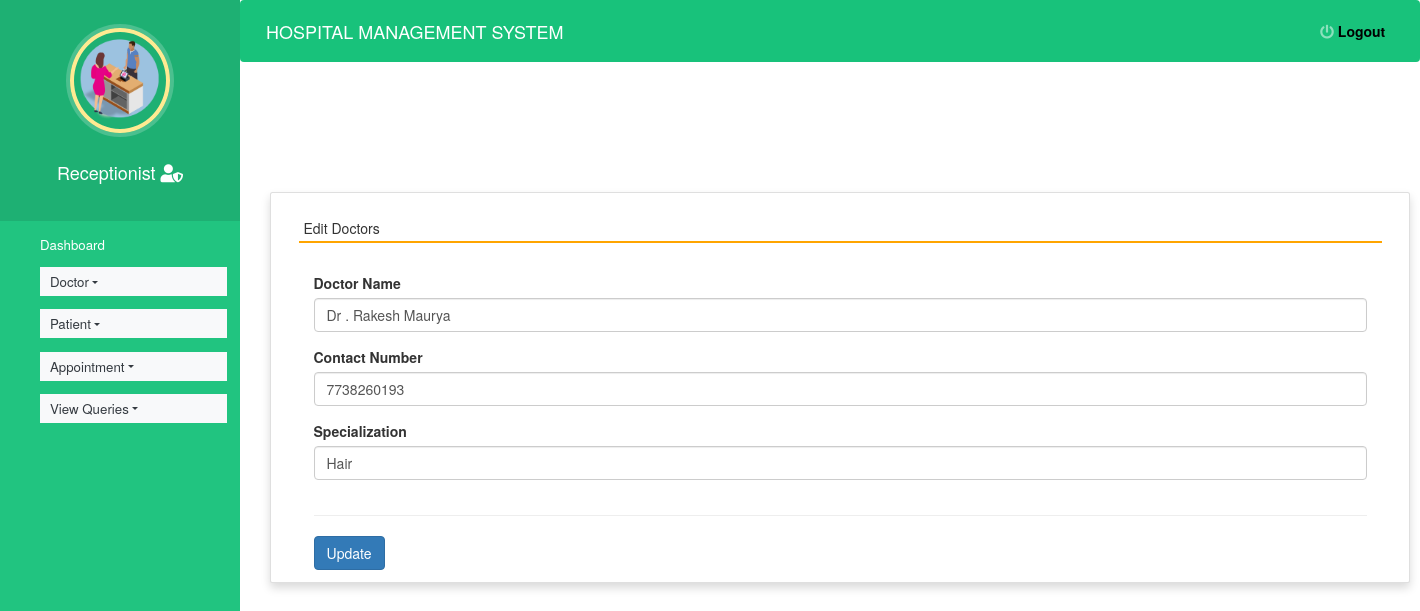
Screenshot of /edit_doctor/13 (signed in) with the database file from the repository.
### hospitals/models.py (models this page shows, shortened)
class Doctor(models.Model):
    name = models.CharField(max_length=50)
    mobile = models.IntegerField()
    special = models.CharField(max_length=50)

### hospitals/views.py (the view, shortened to what this page needs)
# urls.py: path('edit_doctor/<int:pid>',edit_doctor,name='edit_doctor'),
def edit_doctor(request,pid):
    error = ""
    if not request.user.is_authenticated:
        return redirect('login')
    user = request.user
    doctor = Doctor.objects.get(id=pid)
    return render(request, 'edit_doctor.html', locals())

### hospitals/templates/edit_doctor.html (shortened to what this page needs)
{% extends 'admin_nav.html' %}
{% load static %}
{% block content %}
<html>
<head>
<link rel="stylesheet" href="https://maxcdn.bootstrapcdn.com/bootstrap/3.4.1/css/bootstrap.min.css">
  <link rel="stylesheet" href="https://cdnjs.cloudflare.com/ajax/libs/font-awesome/4.7.0/css/font-awesome.min.css">
  <link rel="stylesheet" href="https://use.fontawesome.com/releases/v5.6.3/css/all.css">
</head>
<body>
<br><br><br><br>
<div class="container card shadow m-5">
		<div class="card-body">
			<h5 class="p-2" style="border-bottom: 2px solid orange">Edit Doctors</h5>
             <br>
			<div class="container-fluid">
				<form method="post">
					<div class="form-row">
						<div class="col-sm-12">
							<div class="form-group">
								<label>Doctor Name</label>
								<input type="text" name="name" class="form-control" value="{{doctor.name}}" required>
							</div>
						</div>
                    	<div class="col-sm-12">
							<div class="form-group">
								<label>Contact Number</label>
								<input type="text" name="mobile" class="form-control" value="{{doctor.mobile}}" required>
							</div>
						</div>
						<div class="col-sm-12">
							<div class="form-group">
								<label>Specialization</label>
								<input type="text" name="special" class="form-control" value="{{doctor.special}}" required>
							</div>
						</div>
                      </div>
					<hr>
					<input type="submit" value="Update" class="btn btn-primary">
				</form>
			</div>
		</div>
	</div>
</body>
</html>
{% endblock content %}

### hospitals/static/style.css (style rules this page uses)
body { padding-left: 240px; }

### rows the page displays
Doctor: name "Dr . Rakesh Maurya", mobile "7738260193", special "Hair"
